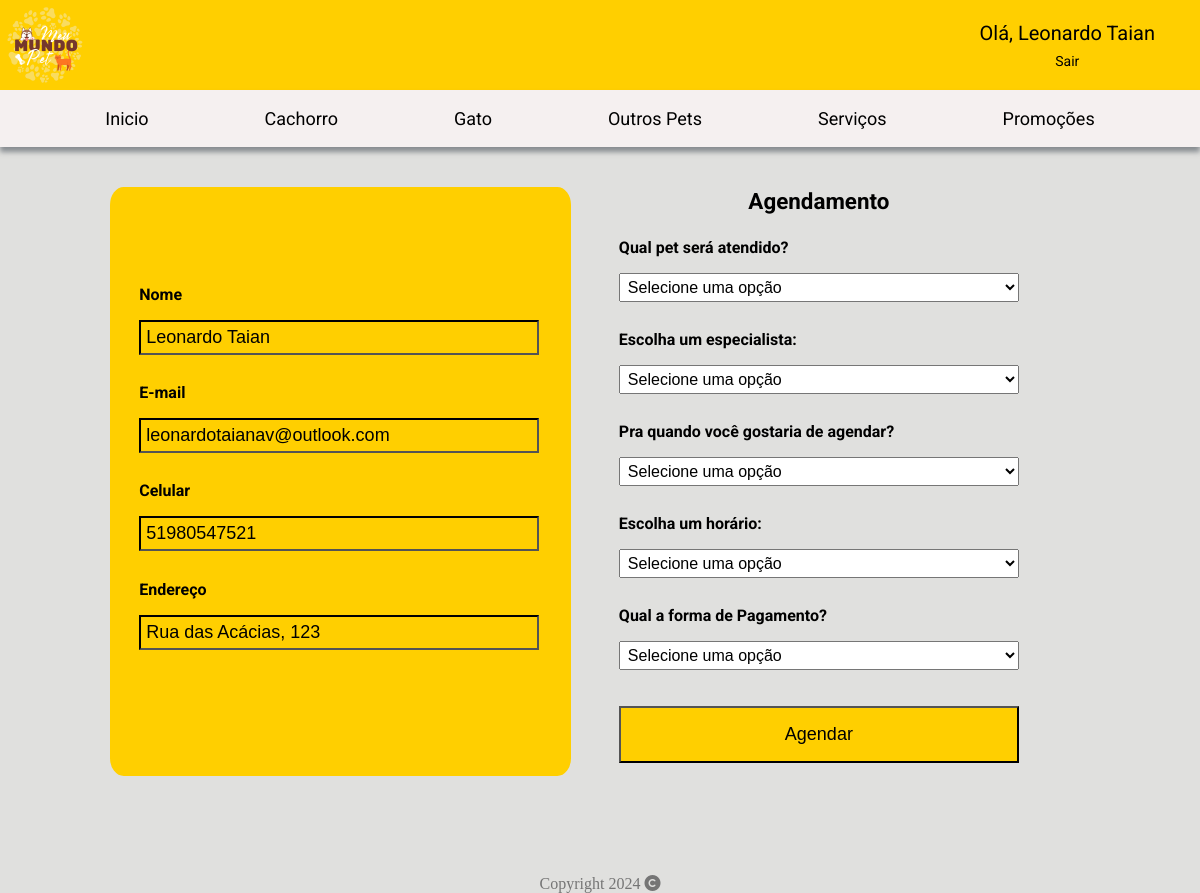
The page /agendamento (signed in) on the database its author committed.
### tables this page shows
CREATE TABLE "humano" (
	"id_humano"	INTEGER UNIQUE,
	"nome_humano"	TEXT,
	"cpf_humano"	NUMERIC,
	"email_humano"	TEXT,
	"contato_humano"	NUMERIC,
	"endereco_humano"	TEXT,
	"senha"	TEXT,
	PRIMARY KEY("id_humano" AUTOINCREMENT)
);

### default.py (the view)
@app.route("/agendamento", methods = ["GET", "POST"])
def agendamento():
    if (current_user.is_authenticated):
        if request.method == "POST":
            id_pet = request.form["pet"]
            id_profissional = request.form["profissional"]
            data = request.form["data"]
            horario = request.form["horario"]
            rep.agendamento(data=data,horario=horario,id_profissional=id_profissional,id_cliente=4,id_servico=2)
            return render_template ('agendamento.html')
        else:
            return render_template ('agendamento.html')
    else:
        return render_template ('login.html')

### rep.py (called while the page is built)
def verificacao(id):
    try:
        conn = sqlite3.connect('petshop.db')
        cursor = conn.cursor()
        sql_select = f'SELECT * FROM humano WHERE id_humano = "{id}"'
        cursor.execute(sql_select)
        cliente = cursor.fetchall()
        conn.close()
        return cliente
    except:
        False

### user.py (called while the page is built)
@lm.user_loader
def load_user(id):
    cliente = rep.verificacao(id)
    user = User(cliente[0][0], cliente[0][1], cliente[0][2], cliente[0][3], cliente[0][4], cliente[0][5])
    return user

### templates/agendamento.html (shortened to what this page needs)
<!DOCTYPE html>
<html>
    <head>
        <link rel="stylesheet" href="../static/style/agendamento.css">
        <link href="https://cdnjs.cloudflare.com/ajax/libs/font-awesome/6.5.1/css/all.min.css" rel="stylesheet">
    </head>
    <body>
        <header>
            <div class="container">
                <div class="div-container">
                    <img class="img-logo" src="../static/image/logo.png" alt="Logo tipo do petshop">
                </div>
                <div class="div-container">
                </div>
                <div class="div-container login">
                    <div class="user">
                        <a href="#"> Olá, {{current_user.nome_humano}}</a>
                        <a id="logout" href="/logout">Sair</a>
                    </div>
                </div>
            </div>
            <nav>
                <ul class="menu">
                    <li><a class="inicio" href="/"><img class="img-menu" src="{{ url_for('static', filename='image/inicio.png')}}" alt="imagem menu">Inicio</a></li>
                    <li><a class="cachorro" href="#"><img class="img-menu" src="{{ url_for('static', filename='image/cachorro.png')}}" alt="imagem cachorro">Cachorro</a>
                    </li>
                    <li><a class="gato" href="#"><img class="img-menu" src="{{ url_for('static', filename='image/gato.png')}}" alt="imagem gato">Gato</a>
                    </li>
                    <li><a class="passaro" href="#"><img class="img-menu" src="{{ url_for('static', filename='image/passaro.png')}}" alt="imagem pássaro">Outros Pets</a>
                    </li>
                    <li><a class="servico" href="/servicos"><img class="img-menu" src="{{ url_for('static', filename='image/servico.png')}}" alt="imagem coração">Serviços</a></li>
                    <li><a class="promocao" href="/promocao"><img class="img-menu" src="{{ url_for('static', filename='image/promocao.png')}}" alt="imagem desconto">Promoções</a></li>
                </ul>
            </nav>
        </header>
        <section class="conteudo">
            <div class="info-esquerda">
                <div class="box-login">
                    <label for="nome">Nome</label>
                    <input type="text" id="nome" name="nome" value="{{current_user.nome_humano}}" placeholder="Digite seu nome completo">
                    <label for="email">E-mail</label>
                    <input type="text" id="email" name="email" value="{{current_user.email_humano}}" placeholder="Digite seu email">
                    <label for="celular">Celular</label>
                    <input type="tel" id="celular" name="celular" value="{{current_user.contato_humano}}" placeholder="DDD + Celular">
                    <label for="endereco">Endereço</label>
                    <input type="text" id="endereco" name="endereco" value="{{current_user.endereco_humano}}" placeholder="Digite seu endereço">
                </div>
            </div>
            <div class="info-direita">
                <div class="box-info-direita">
                    <h3>Agendamento</h3>
                    <form action="/agendamento" method="POST">
                        <label for="pet">Qual pet será atendido?</label>
                        <select id="pet" name="pet">
                            <option>Selecione uma opção</option>
                        </select>
                        <label for="nome">Escolha um especialista:</label>
                        <select id="profissional" name="profissional">
                            <option>Selecione uma opção</option>
                        </select>
                        <label for="nome">Pra quando você gostaria de agendar?</label>
                        <select id="data" name="data">
                            <option>Selecione uma opção</option>
                        </select>
                        <label for="nome">Escolha um horário:</label>
                        <select id="horario" name="horario">
                            <option>Selecione uma opção</option>
                        </select>
                        <label for="nome">Qual a forma de Pagamento?</label>
                        <select id="pagamento" name="pagamento">
                            <option>Selecione uma opção</option>
                        </select>
                        <input type="submit" class="button-left" nome="Agendar" value="Agendar">
                    </form>
                </div>
            </div>
        </section>
        <footer class="rodape">
            <div class="copy">Copyright 2024 <i class="fa-solid fa-copyright" style="color: rgb(117, 117, 117);"></i></div>
        </footer>
    </body>
</html>

### static/style/agendamento.css (style rules this page uses)
* { margin: 0; padding: 0; box-sizing: border-box; }
body { background-color: #e0e0de; display: flex; flex-direction: column; height: 100vh; }
.user { display: flex; flex-direction: column; justify-content: center; align-items: center; }
#logout { font-size: 14px; margin-top: 5%; }
section { padding: 2%; }
.conteudo { flex: 1 0 auto; display: flex; }
.rodape { flex-shrink: 0; }
header { background-color: #FFCF00; width: 100%; font-family: 'Roboto', sans-serif; }
.container { display: flex; justify-content: space-between; }
.container .div-container { width: 25%; display: flex; align-items: center; }
.img-logo { width: 30%; }
.login { justify-content: end; padding: 15px; margin-right: 30px; }
.login a { font-size: 20px; text-decoration: none; color: black; }
nav { background-color: #F5F0F0; margin: 0 auto; display: flex; justify-content: center; align-items: center; box-shadow: 0px 5px 5px #313b4580; }
.menu > li, .menu > a { display: inline-block; }
.menu li { position: relative; list-style-type: none; }
.menu a { text-decoration: none; color: black; display: block; padding: 18px 3.5rem; transition: background-color .22s ease, color .22s ease; display: flex; align-items: center; justify-content: space-between; font-size: 18px; }
.info-esquerda { width: 50%; display: flex; flex-direction: column; justify-content: center; align-items: end; }
.box-login { background-color: #FFCF00; width: 80%; height: 95%; border-radius: 3%; padding: 5%; display: flex; flex-direction: column; justify-content: center; margin-right: 5%; }
h3 { font-family: 'Roboto', sans-serif; margin-bottom: 7%; font-size: 140%; }
label { font-family: 'Roboto', sans-serif; margin-bottom: 2%; font-weight: bold; }
input { background-color: transparent; border-color: black; font-size: 18px; padding: 5px; margin-top: 2%; margin-bottom: 7%; width: 25rem; }
select { padding: 1%; font-size: 16px; margin-top: 2%; margin-bottom: 7%; }
.button-left { padding: 4%; background-color: #FFCF00; }
form { display: flex; flex-direction: column; }
.info-direita { width: 50%; display: flex; flex-direction: column; justify-content: center; }
.box-info-direita { width: 65%; padding-left: 5%; padding-top: 3%; display: flex; flex-direction: column; align-items: center; margin-left: 3%; justify-content: center; }
footer { margin-top: 5%; display: flex; align-items: center; justify-content: center; }
.copy { color: rgb(117, 117, 117); }

### rows shown on the page
humano: nome_humano "Leonardo Taian", nome "Leonardo Taian", email "leonardotaianav@outlook.com", celular "51980547521", endereco "Rua das Acácias, 123"
